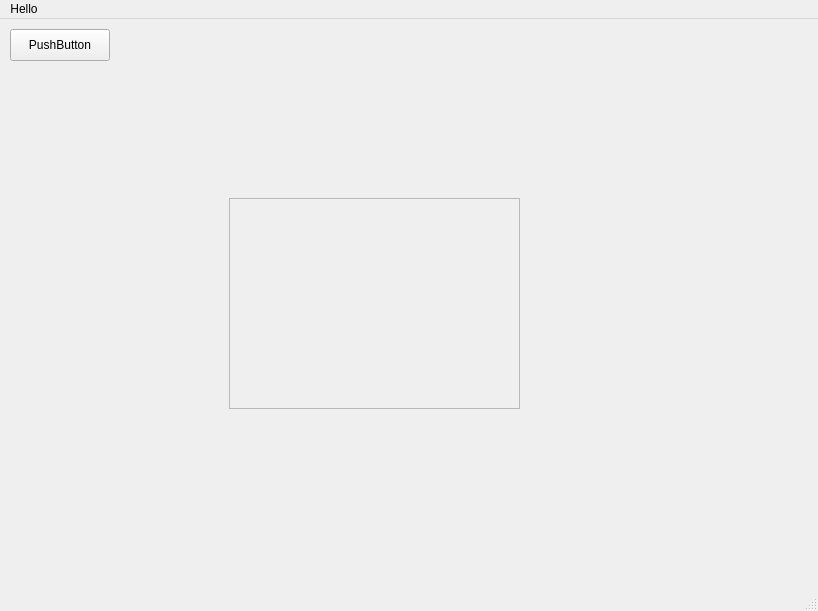
<?xml version="1.0" encoding="UTF-8"?>
<ui version="4.0">
 <class>Misc_Paint</class>
 <widget class="QMainWindow" name="Misc_Paint">
  <property name="geometry">
   <rect>
    <x>0</x>
    <y>0</y>
    <width>818</width>
    <height>611</height>
   </rect>
  </property>
  <property name="windowTitle">
   <string>Misc_Paint</string>
  </property>
  <widget class="QWidget" name="centralwidget">
   <widget class="QPushButton" name="pushButton">
    <property name="geometry">
     <rect>
      <x>10</x>
      <y>10</y>
      <width>100</width>
      <height>32</height>
     </rect>
    </property>
    <property name="text">
     <string>PushButton</string>
    </property>
   </widget>
   <widget class="QFrame" name="frame">
    <property name="geometry">
     <rect>
      <x>229</x>
      <y>179</y>
      <width>291</width>
      <height>211</height>
     </rect>
    </property>
    <property name="frameShape">
     <enum>QFrame::StyledPanel</enum>
    </property>
    <property name="frameShadow">
     <enum>QFrame::Raised</enum>
    </property>
   </widget>
  </widget>
  <widget class="QMenuBar" name="menubar">
   <property name="geometry">
    <rect>
     <x>0</x>
     <y>0</y>
     <width>818</width>
     <height>24</height>
    </rect>
   </property>
   <widget class="QMenu" name="menuHello">
    <property name="title">
     <string>Hello</string>
    </property>
   </widget>
   <addaction name="menuHello"/>
  </widget>
  <widget class="QStatusBar" name="statusbar"/>
 </widget>
 <resources/>
 <connections/>
</ui>
